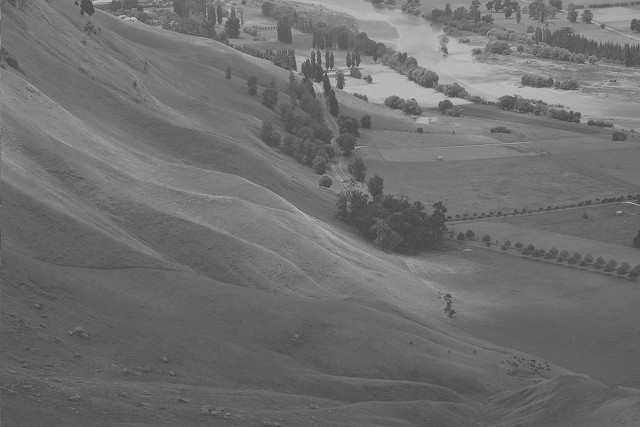
#> input picture practices/landscape.jpg, 640 x 427 px
$ python -i image_lib.py   (imports and definitions only)
#> lines starting #> are read from the running program, lines starting #| are printed output that depends on the picture
import matplotlib.pyplot as plt
import numpy as np
import cv2

def sharp_image(image):
    sharpening_kernel = Gaussian_Sharpenning_kernel(size=5, sigma=1.0)
    b_channel ,g_channel ,r_channel = cv2.split(image)
    sharp_convolved_b = convolve(b_channel, sharpening_kernel)
    sharp_convolved_g = convolve(g_channel, sharpening_kernel)
    sharp_convolved_r = convolve(r_channel, sharpening_kernel)
    sharp_convolved_image = cv2.merge((sharp_convolved_b, sharp_convolved_g, sharp_convolved_r))
    normalized_result = cv2.normalize(sharp_convolved_image, None, 0, 255, cv2.NORM_MINMAX).astype(np.uint8)
    return normalized_result

def convolve(image : np.array ,  kernel : np.array) -> np.array:
    kernel = np.flip(kernel)
    ih, iw = image.shape
    kh , kw = kernel.shape
    border_size = kh//2
    img_bordered = cv2.copyMakeBorder(image, border_size, border_size, border_size, border_size, cv2.BORDER_CONSTANT)
    bh,bw = img_bordered.shape
    result = np.zeros((ih, iw), dtype=np.float32)
    for i in range(ih):
        for j in range(iw):
            region = img_bordered[i:i+kh ,j:j+kw]
            mul = np.multiply(region,kernel)
            val = np.sum(mul)
            result[i,j] = val
            # [7 lines of commented-out code are left out]
    return result

def Gaussian_Smoothing_Function(u,v,sigma):
    return (1/(2*np.pi*sigma**2))*np.exp(-(u**2 + v**2) /(sigma**2))

def Gaussian_Sharp_Function(x,y,sigma):
    # return (-1/np.pi*sigma**4) * (1 - (u**2 + v**2)/(2*sigma**2)) * np.exp(-(u**2 + v**2)/(2*sigma**2))
    x2y2 = x**2 + y**2
    return -(1 / (np.pi * sigma**4)) * (1 - x2y2 / (2 * sigma**2)) * np.exp(-x2y2 / (2 * sigma**2))
def Gaussian_Smoothing_kernel(size , sigma):
    k = size // 2
    kernel = np.zeros((size,size ) , dtype=np.float32)
    for i in range(size):
        for j in range(size):
            u = i - k
            v = j - k
            kernel[i,j] = Gaussian_Smoothing_Function(u,v,sigma)
    kernel /= np.sum(kernel)
    return kernel

def Gaussian_Sharpenning_kernel(size , sigma):
    k = size // 2
    kernel = np.zeros((size,size ) , dtype=np.float32)
    for i in range(size):
        for j in range(size):
            u = i - k
            v = j - k
            kernel[i,j] = Gaussian_Sharp_Function(u,v,sigma)
    kernel = kernel - kernel.mean()  # Normalize to zero mean
    return kernel
def show_image(image, title='Image'):
    cv2.imshow(title, image)
    cv2.waitKey(0)
    cv2.destroyAllWindows()

>>> import cv2
>>> picture = cv2.imread('landscape.jpg')
#> picture is the input picture: shape (427, 640, 3); min 62, max 201, mean 111
>>> result = sharp_image(picture)
#> in convolve, `img_bordered = cv2.copyMakeBorder(image, border_size, border_size, bor..`:
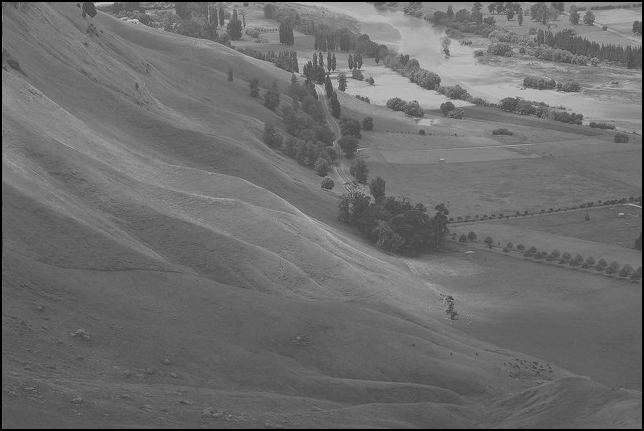
#> img_bordered: shape (431, 644); min 0, max 201, mean 109.3
#> after the loop in convolve, `for i in range(ih):`:
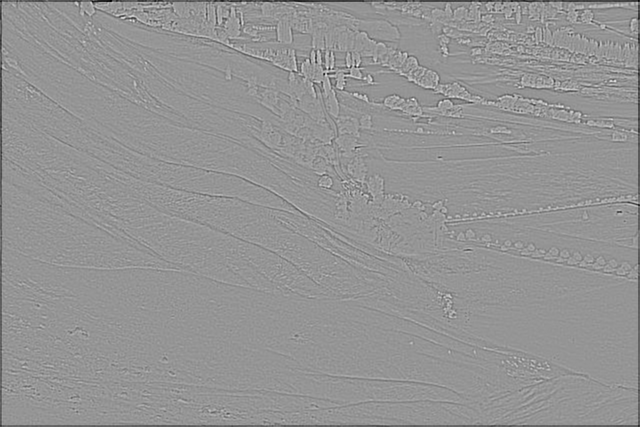
#> result: shape (427, 640) float32; min -54.75, max 38.81, mean -0.3; drawn with min black and max white
